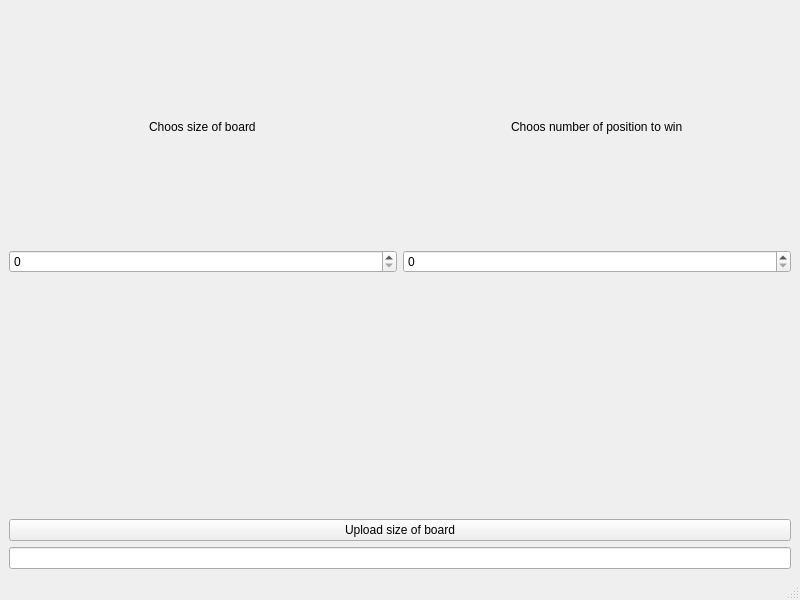
<?xml version="1.0" encoding="UTF-8"?>
<ui version="4.0">
 <class>MainWindow</class>
 <widget class="QMainWindow" name="MainWindow">
  <property name="geometry">
   <rect>
    <x>0</x>
    <y>0</y>
    <width>800</width>
    <height>600</height>
   </rect>
  </property>
  <property name="windowTitle">
   <string>MainWindow</string>
  </property>
  <widget class="QWidget" name="centralwidget">
   <layout class="QGridLayout" name="gridLayout_2">
    <item row="2" column="2">
     <widget class="QSpinBox" name="spinBoxWIN"/>
    </item>
    <item row="4" column="1" colspan="2">
     <widget class="QPushButton" name="addButton">
      <property name="text">
       <string>Upload size of board</string>
      </property>
     </widget>
    </item>
    <item row="5" column="1" colspan="2">
     <widget class="QLineEdit" name="lineEdit"/>
    </item>
    <item row="1" column="1" alignment="Qt::AlignHCenter">
     <widget class="QLabel" name="label">
      <property name="text">
       <string>Choos size of board</string>
      </property>
     </widget>
    </item>
    <item row="1" column="2" alignment="Qt::AlignHCenter">
     <widget class="QLabel" name="label_2">
      <property name="text">
       <string>Choos number of position to win</string>
      </property>
     </widget>
    </item>
    <item row="1" column="0" rowspan="5">
     <layout class="QGridLayout" name="gridLayout"/>
    </item>
    <item row="2" column="1">
     <widget class="QSpinBox" name="spinBoxSIZE"/>
    </item>
   </layout>
  </widget>
  <widget class="QMenuBar" name="menubar">
   <property name="geometry">
    <rect>
     <x>0</x>
     <y>0</y>
     <width>800</width>
     <height>21</height>
    </rect>
   </property>
  </widget>
  <widget class="QStatusBar" name="statusbar"/>
 </widget>
 <resources/>
 <connections/>
</ui>
